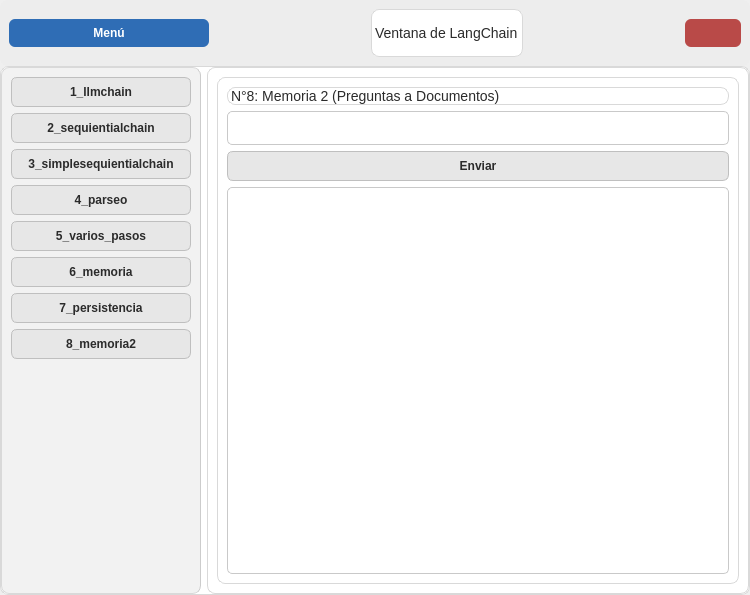
<?xml version="1.0" encoding="UTF-8"?>
<ui version="4.0">
 <class>Dialog</class>
 <widget class="QDialog" name="Dialog">
  <property name="geometry">
   <rect>
    <x>0</x>
    <y>0</y>
    <width>750</width>
    <height>595</height>
   </rect>
  </property>
  <property name="windowTitle">
   <string>LangChain Avanzado</string>
  </property>
  <property name="styleSheet">
   <string notr="true">/* === Fuente global === */
* {
    font-family: &quot;Poppins&quot;, &quot;Segoe UI&quot;, sans-serif;
}

/* === Estilo general === */
QMainWindow {
    background-color: #f5f5f5;
    color: #2b2b2b;
    font-size: 15px;
    font-weight: 300;
}

/* === Frames === */
QFrame {
    background-color: #ffffff;
    border-radius: 8px;
    border: 1px solid #d9d9d9;
}

/* Barra superior */
#frame_superior {
    background-color: #ededed;
    border: none;
}

/* Panel lateral */
#frame_lateral {
    background-color: #f2f2f2;
    border-right: 1px solid #cccccc;
}

/* Área principal */
#frame_paginas {
    background-color: #ffffff;
}

/* === Botones === */
QPushButton {
    background-color: #e7e7e7;
    color: #2b2b2b;
    border: 1px solid #bfbfbf;
    border-radius: 6px;
    padding: 7px 12px;
    font-weight: 500;
    transition: 150ms;
}

QPushButton:hover {
    background-color: #dcdcdc;
}

QPushButton:pressed {
    background-color: #cfcfcf;
}

/* Botón principal (Menú) */
#boton_menu {
    background-color: #2f6db5; /* Azul Profesional */
    color: #ffffff;
    border: none;
    border-radius: 6px;
    font-weight: 600;
}
#boton_menu:hover {
    background-color: #275c99;
}
#boton_menu:pressed {
    background-color: #1f4a7a;
}

/* Botón salir */
#boton_salir {
    background-color: #b94a48;
    color: white;
    border: none;
    border-radius: 6px;
    font-weight: 500;
}
#boton_salir:hover {
    background-color: #a94442;
}
#boton_salir:pressed {
    background-color: #8a3a38;
}

/* === Botones laterales === */
#btn_lc_1, #btn_lc_2, #btn_lc_3, #btn_lc_4,
#btn_lc_5, #btn_lc_6, #btn_lc_7, #btn_lc_8 {
    background-color: transparent;
    border: none;
    color: #3a3a3a;
    text-align: left;
    padding: 10px 22px;
    font-size: 15px;
    font-weight: 500;
}
#btn_lc_1:hover, #btn_lc_2:hover, #btn_lc_3:hover, #btn_lc_4:hover,
#btn_lc_5:hover, #btn_lc_6:hover, #btn_lc_7:hover, #btn_lc_8:hover {
    background-color: #e3e3e3;
    color: #1a1a1a;
}

/* === Campos de texto === */
QLineEdit, QTextEdit {
    background-color: #ffffff;
    color: #2b2b2b;
    border: 1px solid #c9c9c9;
    border-radius: 5px;
    padding: 6px 8px;
    font-size: 15px;
}

QLineEdit:focus, QTextEdit:focus {
    border: 1px solid #2f6db5;
    background-color: #f9fcff;
}

/* === Labels === */
QLabel {
    color: #2b2b2b;
    font-size: 14px;
    font-weight: 400;
}
</string>
  </property>
  <layout class="QVBoxLayout" name="verticalLayout" stretch="1,8">
   <property name="spacing">
    <number>0</number>
   </property>
   <property name="leftMargin">
    <number>0</number>
   </property>
   <property name="topMargin">
    <number>0</number>
   </property>
   <property name="rightMargin">
    <number>0</number>
   </property>
   <property name="bottomMargin">
    <number>0</number>
   </property>
   <item>
    <widget class="QFrame" name="frame_superior">
     <property name="frameShape">
      <enum>QFrame::StyledPanel</enum>
     </property>
     <property name="frameShadow">
      <enum>QFrame::Raised</enum>
     </property>
     <layout class="QHBoxLayout" name="horizontalLayout">
      <item>
       <widget class="QPushButton" name="boton_menu">
        <property name="minimumSize">
         <size>
          <width>200</width>
          <height>0</height>
         </size>
        </property>
        <property name="text">
         <string>Menú</string>
        </property>
        <property name="icon">
         <iconset>
          <normaloff>../imagenes/boton_menu.png</normaloff>../imagenes/boton_menu.png</iconset>
        </property>
        <property name="iconSize">
         <size>
          <width>32</width>
          <height>32</height>
         </size>
        </property>
       </widget>
      </item>
      <item>
       <spacer name="horizontalSpacer">
        <property name="orientation">
         <enum>Qt::Horizontal</enum>
        </property>
        <property name="sizeHint" stdset="0">
         <size>
          <width>226</width>
          <height>20</height>
         </size>
        </property>
       </spacer>
      </item>
      <item>
       <widget class="QLabel" name="label">
        <property name="text">
         <string>Ventana de LangChain</string>
        </property>
       </widget>
      </item>
      <item>
       <spacer name="horizontalSpacer_2">
        <property name="orientation">
         <enum>Qt::Horizontal</enum>
        </property>
        <property name="sizeHint" stdset="0">
         <size>
          <width>226</width>
          <height>20</height>
         </size>
        </property>
       </spacer>
      </item>
      <item>
       <widget class="QPushButton" name="boton_salir">
        <property name="text">
         <string/>
        </property>
        <property name="icon">
         <iconset>
          <normaloff>../imagenes/boton_cerrar.png</normaloff>../imagenes/boton_cerrar.png</iconset>
        </property>
        <property name="iconSize">
         <size>
          <width>32</width>
          <height>32</height>
         </size>
        </property>
       </widget>
      </item>
     </layout>
    </widget>
   </item>
   <item>
    <widget class="QFrame" name="frame_central">
     <property name="frameShape">
      <enum>QFrame::StyledPanel</enum>
     </property>
     <property name="frameShadow">
      <enum>QFrame::Raised</enum>
     </property>
     <layout class="QHBoxLayout" name="horizontalLayout_2">
      <property name="leftMargin">
       <number>0</number>
      </property>
      <property name="topMargin">
       <number>0</number>
      </property>
      <property name="rightMargin">
       <number>0</number>
      </property>
      <property name="bottomMargin">
       <number>0</number>
      </property>
      <item>
       <widget class="QFrame" name="frame_lateral">
        <property name="minimumSize">
         <size>
          <width>200</width>
          <height>0</height>
         </size>
        </property>
        <property name="maximumSize">
         <size>
          <width>0</width>
          <height>16777215</height>
         </size>
        </property>
        <property name="frameShape">
         <enum>QFrame::StyledPanel</enum>
        </property>
        <property name="frameShadow">
         <enum>QFrame::Raised</enum>
        </property>
        <layout class="QVBoxLayout" name="verticalLayout_2">
         <item>
          <widget class="QPushButton" name="btn_llm">
           <property name="text">
            <string>1_llmchain</string>
           </property>
          </widget>
         </item>
         <item>
          <widget class="QPushButton" name="btn_sequential">
           <property name="text">
            <string>2_sequientialchain</string>
           </property>
          </widget>
         </item>
         <item>
          <widget class="QPushButton" name="btn_simple">
           <property name="text">
            <string>3_simplesequientialchain</string>
           </property>
          </widget>
         </item>
         <item>
          <widget class="QPushButton" name="btn_parseo">
           <property name="text">
            <string>4_parseo</string>
           </property>
          </widget>
         </item>
         <item>
          <widget class="QPushButton" name="btn_variospasos">
           <property name="text">
            <string>5_varios_pasos</string>
           </property>
          </widget>
         </item>
         <item>
          <widget class="QPushButton" name="btn_memoria">
           <property name="text">
            <string>6_memoria</string>
           </property>
          </widget>
         </item>
         <item>
          <widget class="QPushButton" name="btn_persistencia">
           <property name="text">
            <string>7_persistencia</string>
           </property>
          </widget>
         </item>
         <item>
          <widget class="QPushButton" name="btn_memoria2">
           <property name="text">
            <string>8_memoria2</string>
           </property>
          </widget>
         </item>
         <item>
          <spacer name="verticalSpacer">
           <property name="orientation">
            <enum>Qt::Vertical</enum>
           </property>
           <property name="sizeHint" stdset="0">
            <size>
             <width>20</width>
             <height>40</height>
            </size>
           </property>
          </spacer>
         </item>
        </layout>
       </widget>
      </item>
      <item>
       <widget class="QFrame" name="frame_paginas">
        <property name="frameShape">
         <enum>QFrame::StyledPanel</enum>
        </property>
        <property name="frameShadow">
         <enum>QFrame::Raised</enum>
        </property>
        <layout class="QVBoxLayout" name="verticalLayout_3">
         <item>
          <widget class="QStackedWidget" name="stackedWidget">
           <property name="currentIndex">
            <number>7</number>
           </property>
           <widget class="QWidget" name="page_llm">
            <layout class="QVBoxLayout" name="verticalLayout_4">
             <item>
              <widget class="QLabel" name="label_llm">
               <property name="text">
                <string>Prompt:</string>
               </property>
              </widget>
             </item>
             <item>
              <widget class="QLineEdit" name="input_llm">
               <property name="text">
                <string/>
               </property>
              </widget>
             </item>
             <item>
              <widget class="QLabel" name="label_2">
               <property name="text">
                <string>Contexto:</string>
               </property>
              </widget>
             </item>
             <item>
              <widget class="QLineEdit" name="input_contexto"/>
             </item>
             <item>
              <widget class="QPushButton" name="btn_enviar_llm">
               <property name="text">
                <string>Enviar</string>
               </property>
              </widget>
             </item>
             <item>
              <widget class="QLabel" name="label_3">
               <property name="text">
                <string>Respuesta:</string>
               </property>
              </widget>
             </item>
             <item>
              <widget class="QTextEdit" name="output_llm"/>
             </item>
            </layout>
           </widget>
           <widget class="QWidget" name="page_sequential">
            <layout class="QVBoxLayout" name="verticalLayout_5">
             <item>
              <widget class="QLabel" name="label_sequential">
               <property name="text">
                <string>Idioma a Traducir</string>
               </property>
              </widget>
             </item>
             <item>
              <widget class="QLineEdit" name="input_idioma"/>
             </item>
             <item>
              <widget class="QLabel" name="label_5">
               <property name="text">
                <string>Texto a Resumir:</string>
               </property>
              </widget>
             </item>
             <item>
              <widget class="QLineEdit" name="input_sequential"/>
             </item>
             <item>
              <widget class="QPushButton" name="btn_enviar_sequential">
               <property name="text">
                <string>Enviar</string>
               </property>
              </widget>
             </item>
             <item>
              <widget class="QLabel" name="label_4">
               <property name="text">
                <string>Respuesta:</string>
               </property>
              </widget>
             </item>
             <item>
              <widget class="QTextEdit" name="output_sequential"/>
             </item>
            </layout>
           </widget>
           <widget class="QWidget" name="page_simple">
            <layout class="QVBoxLayout" name="verticalLayout_6">
             <item>
              <widget class="QLabel" name="label_simple">
               <property name="text">
                <string>Idioma a usar:</string>
               </property>
              </widget>
             </item>
             <item>
              <widget class="QLineEdit" name="input_idioma2"/>
             </item>
             <item>
              <widget class="QLabel" name="label_6">
               <property name="text">
                <string>Texto:</string>
               </property>
              </widget>
             </item>
             <item>
              <widget class="QLineEdit" name="input_simple"/>
             </item>
             <item>
              <widget class="QPushButton" name="btn_enviar_simple">
               <property name="text">
                <string>Enviar</string>
               </property>
              </widget>
             </item>
             <item>
              <widget class="QTextEdit" name="output_simple"/>
             </item>
            </layout>
           </widget>
           <widget class="QWidget" name="page_parseo">
            <layout class="QVBoxLayout" name="verticalLayout_7">
             <item>
              <widget class="QLabel" name="label_parseo">
               <property name="text">
                <string>Texto a resumir:</string>
               </property>
              </widget>
             </item>
             <item>
              <widget class="QLineEdit" name="input_parseo"/>
             </item>
             <item>
              <widget class="QPushButton" name="btn_enviar_parseo">
               <property name="text">
                <string>Enviar</string>
               </property>
              </widget>
             </item>
             <item>
              <widget class="QTextEdit" name="output_parseo"/>
             </item>
            </layout>
           </widget>
           <widget class="QWidget" name="page_variospasos">
            <layout class="QVBoxLayout" name="verticalLayout_8">
             <item>
              <widget class="QLabel" name="label_variospasos">
               <property name="text">
                <string>Idioma:</string>
               </property>
              </widget>
             </item>
             <item>
              <widget class="QLineEdit" name="input_idioma3"/>
             </item>
             <item>
              <widget class="QLabel" name="label_7">
               <property name="text">
                <string>Información:</string>
               </property>
              </widget>
             </item>
             <item>
              <widget class="QLineEdit" name="input_variospasos"/>
             </item>
             <item>
              <widget class="QPushButton" name="btn_enviar_variospasos">
               <property name="text">
                <string>Enviar</string>
               </property>
              </widget>
             </item>
             <item>
              <widget class="QTextEdit" name="output_variospasos"/>
             </item>
            </layout>
           </widget>
           <widget class="QWidget" name="page_memoria">
            <layout class="QVBoxLayout" name="verticalLayout_9">
             <item>
              <widget class="QLabel" name="label_memoria">
               <property name="text">
                <string>Chat</string>
               </property>
              </widget>
             </item>
             <item>
              <widget class="QLineEdit" name="input_memoria"/>
             </item>
             <item>
              <widget class="QPushButton" name="btn_enviar_memoria">
               <property name="text">
                <string>Enviar</string>
               </property>
              </widget>
             </item>
             <item>
              <widget class="QTextEdit" name="output_memoria"/>
             </item>
            </layout>
           </widget>
           <widget class="QWidget" name="page_persistencia">
            <layout class="QVBoxLayout" name="verticalLayout_10">
             <item>
              <widget class="QLabel" name="label_persistencia">
               <property name="text">
                <string>N°7: Persistencia (Chat con Archivo)</string>
               </property>
              </widget>
             </item>
             <item>
              <widget class="QLineEdit" name="input_persistencia"/>
             </item>
             <item>
              <widget class="QPushButton" name="btn_enviar_persistencia">
               <property name="text">
                <string>Enviar</string>
               </property>
              </widget>
             </item>
             <item>
              <widget class="QTextEdit" name="output_persistencia"/>
             </item>
            </layout>
           </widget>
           <widget class="QWidget" name="page_memoria2">
            <layout class="QVBoxLayout" name="verticalLayout_11">
             <item>
              <widget class="QLabel" name="label_memoria2">
               <property name="text">
                <string>N°8: Memoria 2 (Preguntas a Documentos)</string>
               </property>
              </widget>
             </item>
             <item>
              <widget class="QLineEdit" name="input_memoria2"/>
             </item>
             <item>
              <widget class="QPushButton" name="btn_enviar_memoria2">
               <property name="text">
                <string>Enviar</string>
               </property>
              </widget>
             </item>
             <item>
              <widget class="QTextEdit" name="output_memoria2"/>
             </item>
            </layout>
           </widget>
          </widget>
         </item>
        </layout>
       </widget>
      </item>
     </layout>
    </widget>
   </item>
  </layout>
 </widget>
 <resources/>
 <connections/>
</ui>
